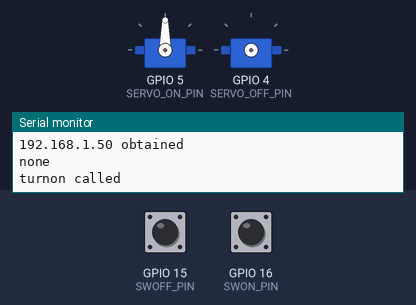
Bench run of a sketch on a simulated ESP8266 (NodeMCU). Parts: 2 × servo, the last lines printed to the serial monitor. The inputs (shaded band) are chosen by the test bench; at power-on: GPIO 16 (SWON_PIN) HIGH, GPIO 15 (SWOFF_PIN) HIGH. WiFi joins after 1.5 s; servers stay silent unless stated.

Above: at 2.7 s.
2.8 s: GPIO 16 (SWON_PIN) pulled LOW for 1 s
At 6.6 s:
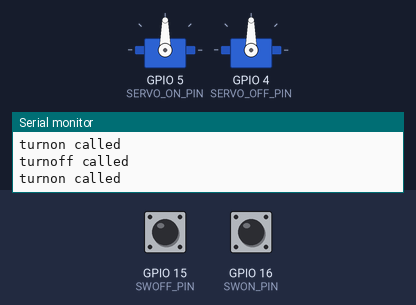
6.8 s: GPIO 15 (SWOFF_PIN) pulled LOW for 0.15 s
At 7.7 s:
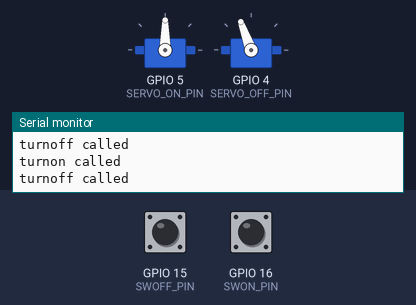
13.9 s: GPIO 15 (SWOFF_PIN) pulled LOW for 3.2 s
At 17.35 s:
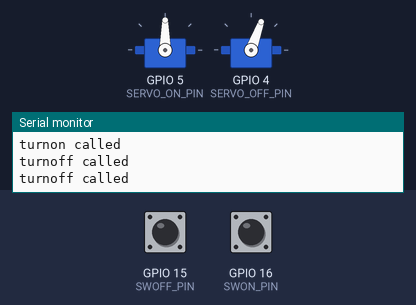
19.6 s: GPIO 15 (SWOFF_PIN) pulled LOW for 1 s
At 22.3 s:
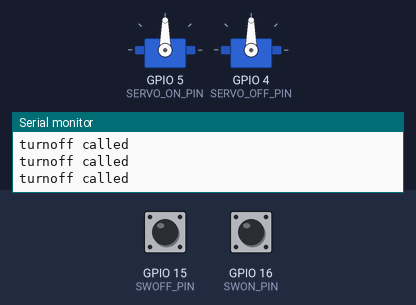
Timing chart, 0 to 23.8 s (numbered marks = the images above; inputs shaded):
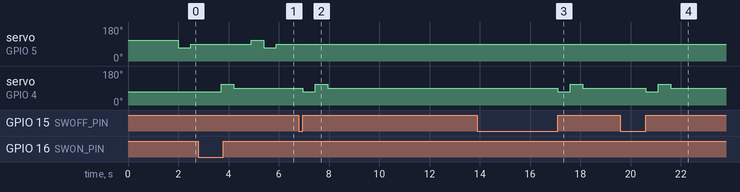

Measured:
- after the input at 2.8 s, servo on GPIO 5 (SERVO_ON_PIN): 90° → 110° after 2.1 s, → 70° 0.50 s later, → 90° 0.50 s later
- after the input at 6.8 s, servo on GPIO 4 (SERVO_OFF_PIN): 90° → 70° after 0.15 s, → 110° 0.50 s later, → 90° 0.50 s later
- after the input at 13.9 s, servo on GPIO 4 (SERVO_OFF_PIN): 90° → 70° after 3.2 s, → 110° 0.50 s later, → 90° 0.50 s later
- after the input at 19.6 s, servo on GPIO 4 (SERVO_OFF_PIN): 90° → 70° after 1.0 s, → 110° 0.50 s later, → 90° 0.50 s later

The sketch:

esp8266light.ino
```cpp
// Arduino Studio の設定方法：
// http://trac.switch-science.com/wiki/esp_dev_arduino_ide use esp8266 version 2.2

#include <Servo.h>
#include <ESP8266WiFi.h>

#define SERVO_OFF_PIN 4
#define SERVO_ON_PIN 5

#define SERVO_UPPER_PIN 5
#define SERVO_LOWER_PIN 4

#define SWOFF_PIN 15
#define SWON_PIN 16

/**
 * 部屋毎の 端末のカスタマイズ (FIXME...)
 * CHANGE HERE
 */
#define LOCATION_E424
// #define LOCATION_E425
// #define LOCATION_E405

#define WIFI_SSID "ctwlan_g"
#define WIFI_PASS "*************"


#define API_KEY "*************"

#define SERVICE_PORT 18080

#ifdef LOCATION_E425
  #define SERVO_LAYOUT_VER2
#endif

#ifdef LOCATION_E424
  #define SERVO_LAYOUT_VER3
  #define HAS_HW_SW
  #define HAS_REMOTE
#endif

#ifdef LOCATION_E405
  #define SERVO_LAYOUT_VER4
#endif


#define REMOTE_HOST "192.168.0.74"
#define REMOTE_PORT SERVICE_PORT


WiFiServer server(SERVICE_PORT);
WiFiClient client;

IPAddress gateway(192,168,0,64);
IPAddress subnet(255,255,255,0);


void turnoff();
void turnon();
void turnoff_remote();
void turnon_remote();


void setup() {
  pinMode(SWON_PIN, INPUT);
  pinMode(SWOFF_PIN, INPUT);

  Serial.begin(115200);

  WiFi.printDiag(Serial);
  WiFi.disconnect(true);
  digitalWrite(26,0);
  WiFi.mode(WIFI_STA);
  WiFi.begin(WIFI_SSID, WIFI_PASS);

#if defined(LOCATION_E405)
  WiFi.config(IPAddress(192,168,0,72), gateway, subnet);
#elif defined(LOCATION_E424)
  WiFi.config(IPAddress(192,168,0,73), gateway, subnet);
#elif defined(LOCATION_E425)
  WiFi.config(IPAddress(192,168,0,74), gateway, subnet);
#endif

  while (WiFi.status() != WL_CONNECTED) {
    delay(500);
    Serial.printf("Connection status: %d\n", WiFi.status());
  }

  Serial.println("WiFi connected");

  server.begin();
  Serial.println("Server started");

  Serial.print(WiFi.localIP());
  Serial.println(" obtained");

}


bool react() {
  WiFiClient client = server.available();
  if (!client) {
    return false;
  }
  Serial.println("new client");
  client.setTimeout(500);
  int wait = 0;
  while (!client.available()) {
      delay(1);
      wait++;
      if(wait>1000) {
        Serial.println("too many available() calls");
        return false;
      }
  }
  Serial.println("client becomes available");

  String line = client.readStringUntil('\r');
  Serial.println(line);

  if (line.indexOf("GET /") != -1) {
    client.print(F("HTTP/1.1 200 OK\r\n"));
    client.print(F("Content-Type:text/plain\r\n"));
    client.print(F("Connection:close\r\n\r\n"));
  }

  if (line.indexOf("GET /turnon?key=" API_KEY) != -1) {
    turnon();
    client.print(F("Light turned on\r\n\r\n"));
  } else if(line.indexOf("GET /turnoff?key=" API_KEY) != -1) {
    turnoff();
    client.print(F("Light turned off\r\n\r\n"));
  } else {
    client.print(F("Do nothing. The request was:\r\n"));
    client.print(line);
    client.print(F("\r\n\r\n"));
  }

  client.flush();
  delay(1000);
  client.stop();
  delay(1000);

  return true;

}

bool on_pressing = false;
bool off_pressing = false;

bool clicked_(int PIN, bool* prev) {
  bool pressed = digitalRead(PIN) == HIGH;
  bool ret = !(*prev) && pressed;
  *prev = pressed;
  return ret;
}


bool swon_clicked() {
  return clicked_(SWON_PIN, &on_pressing);
}

bool swoff_clicked() {
  return clicked_(SWOFF_PIN, &off_pressing);
}

int cnt = 0;

void loop() {
#ifdef HAS_HW_SW
  if (cnt % 100000 == 0) {
    if (on_pressing) {
      Serial.println("on_presssing");
    } else if (off_pressing) {
      Serial.println("off_pressing");
    } else {
      Serial.println("none");
    }
    Serial.flush();
    cnt = 0;
  }
  cnt++;
#endif

  if (react()) {
    delay(1000);
  }

#ifdef HAS_HW_SW
  if (swon_clicked()) {
    turnon();
  } else if (swoff_clicked()) {
    turnoff();
  }
#endif // HAS_SW
}

#if defined(SERVO_LAYOUT_VER2) || defined(SERVO_LAYOUT_VER3)
Servo servo_off; // left
Servo servo_on; // right (ON)
#elif defined(SERVO_LAYOUT_VER4)
Servo servo_upper;
Servo servo_lower;
#endif


void servo_work(Servo& servo, int up, int down, int middle, int sleep) {
  servo.write(up);
  delay(sleep);
  servo.write(down);
  delay(sleep);
  servo.write(middle);
  delay(sleep);
}

void sw_remote(bool on) {
  WiFiClient client;
  int count = 0;
  while (!client.connect(REMOTE_HOST, REMOTE_PORT) && count < 5) {
    Serial.println("connection failed");
    Serial.println("wait 500 msec...");
    delay(500);
    count++;
  }
  if (!client.connected()) {
    return;
  }
  if(on) {
    client.println("GET /turnon?key=" API_KEY);
  } else {
    client.println("GET /turnoff?key=" API_KEY);
  }
  delay(1);
}

void turnoff_remote() {
  sw_remote(false);
}

void turnon_remote() {
  sw_remote(true);
}

void turnoff() {
  Serial.println("turnoff called");

#if defined(SERVO_LAYOUT_VER2)
  servo_off.attach(SERVO_OFF_PIN);
  servo_work(servo_off, 20, 150, 90, 1000); // ver. 2
  servo_off.detach();
#elif defined(SERVO_LAYOUT_VER3)
  servo_off.attach(SERVO_OFF_PIN);
  servo_work(servo_off, 70, 110, 90, 500); // ver. 3
  servo_off.detach();
#elif defined(SERVO_LAYOUT_VER4)
  servo_upper.attach(SERVO_UPPER_PIN);
  servo_upper.write(110);
  delay(500);
  servo_upper.write(90);
  delay(500);
  servo_upper.detach();
  servo_lower.attach(SERVO_LOWER_PIN);
  servo_lower.write(70);
  delay(500);
  servo_lower.write(90);
  delay(500);
  servo_lower.detach();
#endif


#ifdef HAS_REMOTE
  turnoff_remote();
#endif
}


void turnon() {
  Serial.println("turnon called");

#if defined(SERVO_LAYOUT_VER2)
  servo_on.attach(SERVO_ON_PIN);
  servo_work(servo_on, 170, 25, 90, 1000); // ver. 2
  servo_on.detach();
#elif defined(SERVO_LAYOUT_VER3)
  servo_on.attach(SERVO_ON_PIN);
  servo_work(servo_on, 110, 70, 90, 500); // ver. 3
  servo_on.detach();
#elif defined(SERVO_LAYOUT_VER4)
  servo_upper.attach(SERVO_UPPER_PIN);
  servo_upper.write(65);
  delay(500);
  servo_upper.write(90);
  delay(500);
  servo_upper.detach();
  servo_lower.attach(SERVO_LOWER_PIN);
  servo_lower.write(120);
  delay(500);
  servo_lower.write(90);
  delay(500);
  servo_lower.detach();
#endif

#ifdef HAS_REMOTE
  turnon_remote();
#endif
}
```
